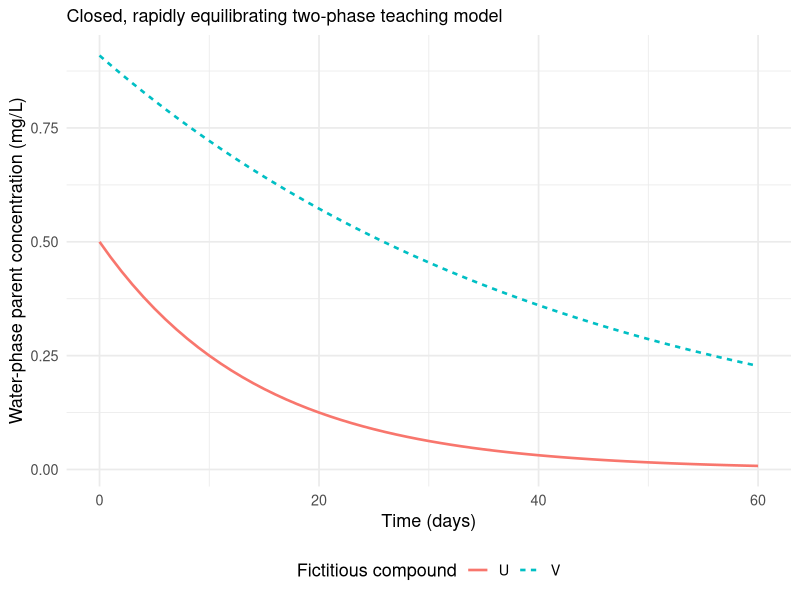

Reproduce this figure in R.
# Activity C. Fictitious neutral compounds and stipulated process constants.
# Both phases transform parent at the same k; partitioning is rapid and constant.
library(readr)
library(dplyr)
library(ggplot2)

compounds <- read_csv("compounds.csv", show_col_types = FALSE)
stopifnot(!anyNA(compounds), anyDuplicated(compounds$compound_id) == 0,
          all(compounds$kd_l_kg >= 0), all(compounds$half_life_days > 0),
          all(compounds$initial_parent_mg >= 0),
          all(compounds$water_volume_l > 0), all(compounds$dry_solid_kg >= 0))
# rep repeats the supplied inputs across time; no parameter fitting is performed.
fate <- compounds[rep(seq_len(nrow(compounds)), each = 61), ]
fate$time_days <- rep(seq(0, 60, by = 1), times = nrow(compounds))
fate <- fate |>
  mutate(k_per_day = log(2) / half_life_days,
         remaining_fraction = exp(-k_per_day * time_days),
         total_parent_mg = initial_parent_mg * remaining_fraction,
         water_mg_l = total_parent_mg /
           (water_volume_l + kd_l_kg * dry_solid_kg),
         water_parent_mg = water_mg_l * water_volume_l,
         solid_mg_kg = kd_l_kg * water_mg_l,
         solid_parent_mg = solid_mg_kg * dry_solid_kg,
         transformed_parent_mg = initial_parent_mg - total_parent_mg)

fate_plot <- ggplot(fate, aes(time_days, water_mg_l,
                             colour = compound_id, linetype = compound_id)) +
  geom_line(linewidth = 0.9) +
  labs(x = "Time (days)", y = "Water-phase parent concentration (mg/L)",
       colour = "Fictitious compound", linetype = "Fictitious compound",
       subtitle = "Closed, rapidly equilibrating two-phase teaching model") +
  theme_minimal(base_size = 13) +
  theme(legend.position = "bottom")
